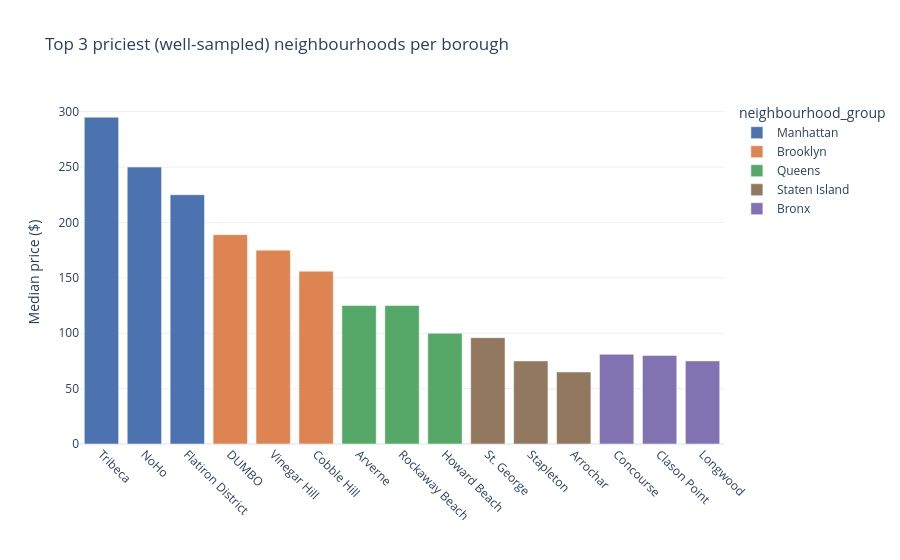

Here is the notebook cell this chart was saved with:
### Markdown cell above
## Q4. Which specific neighbourhoods are the priciest within each borough?

**Why analytical:** drills a categorical comparison (borough) down one level (neighbourhood) — genuine multi-level cross-referencing.

### Code cell
top_n = (listings.groupby(['neighbourhood_group','neighbourhood'], observed=True)['price']
         .agg(['median','count']).reset_index())
top_n = top_n[top_n['count'] >= 20]  # avoid noisy tiny neighbourhoods
top_n = top_n.sort_values('median', ascending=False).groupby('neighbourhood_group').head(3)

fig = px.bar(top_n, x='neighbourhood', y='median', color='neighbourhood_group',
             color_discrete_map=PALETTE,
             title='Top 3 priciest (well-sampled) neighbourhoods per borough',
             labels={'median': 'Median price ($)', 'neighbourhood': ''})
fig.update_xaxes(tickangle=45)
fig.show()

### Figure 1 — Plotly figure (JSON) as saved in the notebook; plotly's stock layout.template omitted (floating-point values rounded to 4 significant figures)
{"data": [{"hovertemplate": "neighbourhood_group=Manhattan<br>=%{x}<br>Median price ($)=%{y}<extra></extra>", "legendgroup": "Manhattan", "marker": {"color": "#4C72B0", "pattern": {"shape": ""}}, "name": "Manhattan", "orientation": "v", "showlegend": true, "textposition": "auto", "type": "bar", "x": ["Tribeca", "NoHo", "Flatiron District"], "xaxis": "x", "y": [295.0, 250.0, 225.0], "yaxis": "y"}, {"hovertemplate": "neighbourhood_group=Brooklyn<br>=%{x}<br>Median price ($)=%{y}<extra></extra>", "legendgroup": "Brooklyn", "marker": {"color": "#DD8452", "pattern": {"shape": ""}}, "name": "Brooklyn", "orientation": "v", "showlegend": true, "textposition": "auto", "type": "bar", "x": ["DUMBO", "Vinegar Hill", "Cobble Hill"], "xaxis": "x", "y": [189.0, 175.0, 156.0], "yaxis": "y"}, {"hovertemplate": "neighbourhood_group=Queens<br>=%{x}<br>Median price ($)=%{y}<extra></extra>", "legendgroup": "Queens", "marker": {"color": "#55A868", "pattern": {"shape": ""}}, "name": "Queens", "orientation": "v", "showlegend": true, "textposition": "auto", "type": "bar", "x": ["Arverne", "Rockaway Beach", "Howard Beach"], "xaxis": "x", "y": [125.0, 125.0, 100.0], "yaxis": "y"}, {"hovertemplate": "neighbourhood_group=Staten Island<br>=%{x}<br>Median price ($)=%{y}<extra></extra>", "legendgroup": "Staten Island", "marker": {"color": "#937860", "pattern": {"shape": ""}}, "name": "Staten Island", "orientation": "v", "showlegend": true, "textposition": "auto", "type": "bar", "x": ["St. George", "Stapleton", "Arrochar"], "xaxis": "x", "y": [96.0, 75.0, 65.0], "yaxis": "y"}, {"hovertemplate": "neighbourhood_group=Bronx<br>=%{x}<br>Median price ($)=%{y}<extra></extra>", "legendgroup": "Bronx", "marker": {"color": "#8172B2", "pattern": {"shape": ""}}, "name": "Bronx", "orientation": "v", "showlegend": true, "textposition": "auto", "type": "bar", "x": ["Concourse", "Clason Point", "Longwood"], "xaxis": "x", "y": [81.0, 80.0, 75.0], "yaxis": "y"}], "layout": {"barmode": "relative", "legend": {"title": {"text": "neighbourhood_group"}, "tracegroupgap": 0}, "title": {"text": "Top 3 priciest (well-sampled) neighbourhoods per borough"}, "xaxis": {"anchor": "y", "domain": [0, 1], "tickangle": 45, "title": {"text": ""}}, "yaxis": {"anchor": "x", "domain": [0, 1], "title": {"text": "Median price ($)"}}}}
